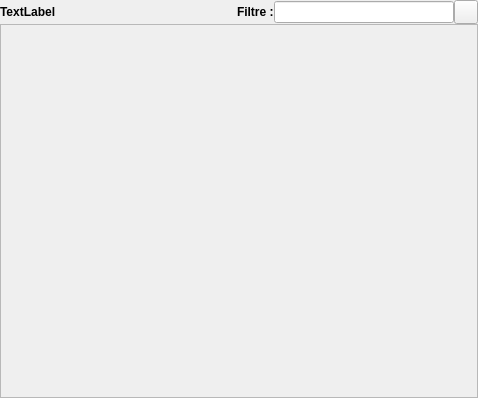
<?xml version="1.0" encoding="UTF-8"?>
<ui version="4.0">
 <class>ClientTab</class>
 <widget class="QFrame" name="ClientTab">
  <property name="geometry">
   <rect>
    <x>0</x>
    <y>0</y>
    <width>478</width>
    <height>398</height>
   </rect>
  </property>
  <layout class="QVBoxLayout" name="verticalLayout">
   <property name="spacing">
    <number>0</number>
   </property>
   <property name="margin">
    <number>0</number>
   </property>
   <item>
    <layout class="QHBoxLayout" name="horizontalLayout">
     <item>
      <widget class="QLabel" name="labelClientTableRowCount">
       <property name="font">
        <font>
         <weight>75</weight>
         <bold>true</bold>
        </font>
       </property>
       <property name="text">
        <string>TextLabel</string>
       </property>
      </widget>
     </item>
     <item>
      <spacer name="horizontalSpacer">
       <property name="orientation">
        <enum>Qt::Horizontal</enum>
       </property>
       <property name="sizeHint" stdset="0">
        <size>
         <width>40</width>
         <height>20</height>
        </size>
       </property>
      </spacer>
     </item>
     <item>
      <widget class="QLabel" name="label">
       <property name="font">
        <font>
         <weight>75</weight>
         <bold>true</bold>
        </font>
       </property>
       <property name="text">
        <string>Filtre :</string>
       </property>
      </widget>
     </item>
     <item>
      <widget class="QLineEdit" name="lineEditClientTableFilter"/>
     </item>
     <item>
      <widget class="QPushButton" name="buttonClearClientTableFilter">
       <property name="minimumSize">
        <size>
         <width>24</width>
         <height>24</height>
        </size>
       </property>
       <property name="maximumSize">
        <size>
         <width>24</width>
         <height>24</height>
        </size>
       </property>
      </widget>
     </item>
    </layout>
   </item>
   <item>
    <widget class="ClientTableView" name="clientTableView">
     <property name="sizePolicy">
      <sizepolicy hsizetype="Expanding" vsizetype="Expanding">
       <horstretch>0</horstretch>
       <verstretch>0</verstretch>
      </sizepolicy>
     </property>
     <property name="frameShape">
      <enum>QFrame::StyledPanel</enum>
     </property>
     <property name="frameShadow">
      <enum>QFrame::Raised</enum>
     </property>
    </widget>
   </item>
  </layout>
 </widget>
 <customwidgets>
  <customwidget>
   <class>ClientTableView</class>
   <extends>QFrame</extends>
   <header>Client.ClientTableView</header>
   <container>1</container>
  </customwidget>
 </customwidgets>
 <resources/>
 <connections/>
</ui>
